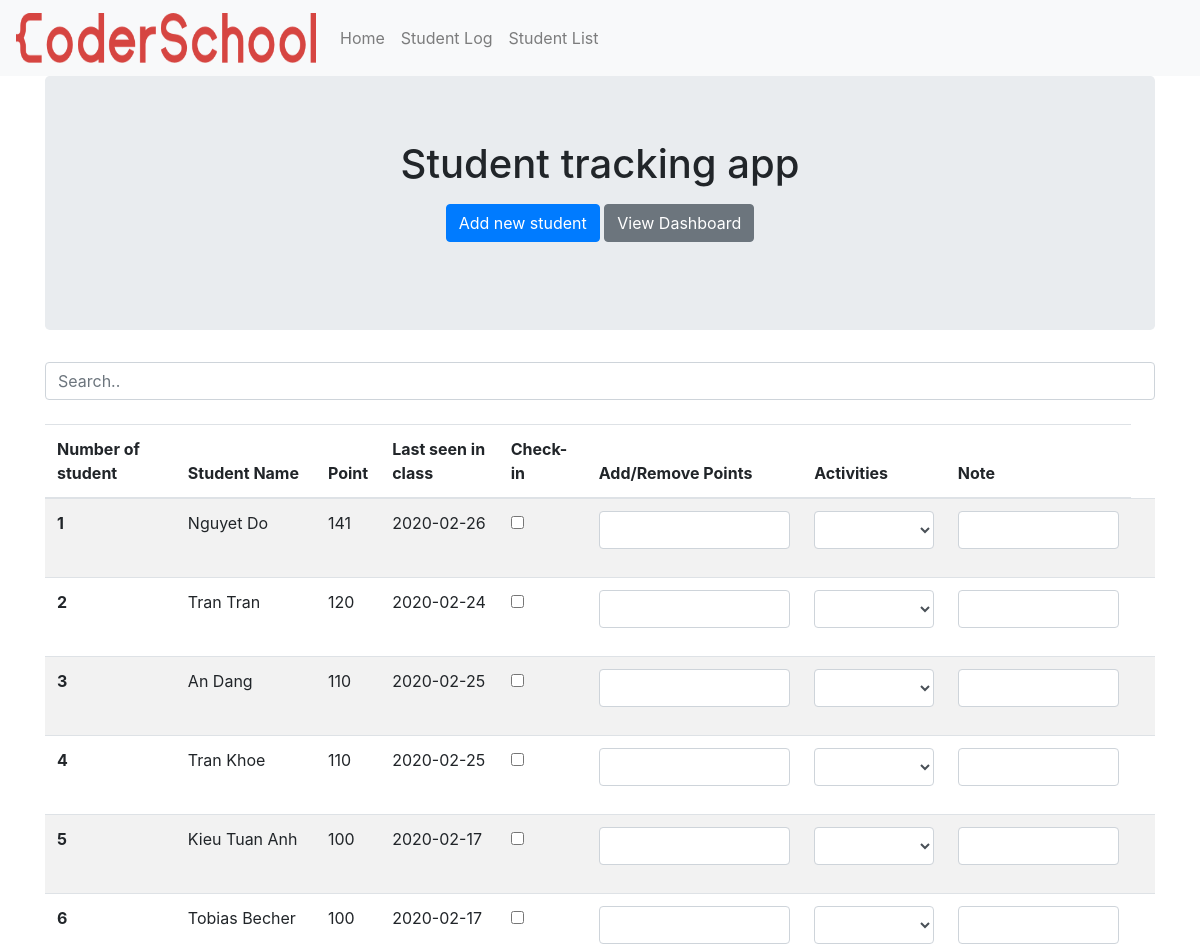
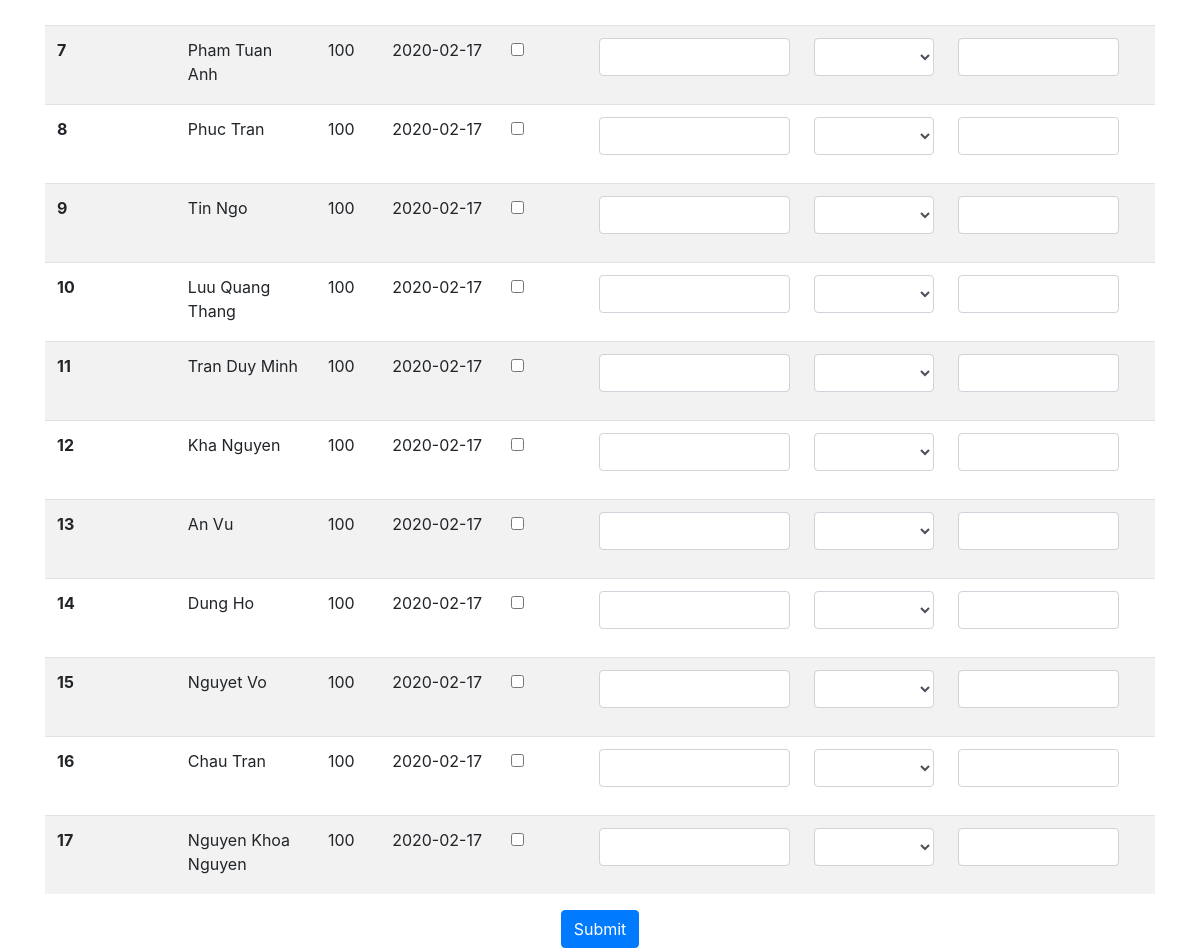
The page / on the database its author committed (2 pictures, top to bottom).
### cs_student/models.py (models this page shows, shortened)
class Student(db.Model):
    __tablename__ = 'student'
    id = db.Column(db.Integer, primary_key=True)
    name = db.Column(db.Text, nullable=False)
    course_id = db.Column(db.Integer, ForeignKey('course.id'))
    phone = db.Column(db.String)
    email = db.Column(db.Text)

### cs_student/routes.py (the view, shortened to what this page needs)
@app.route('/home', methods=['GET', 'POST'])
@app.route('/', methods=['GET', 'POST'])
def home():
    all_students = []
    query = '''
    SELECT s.id, s.name, p.total_point, d.latest_date FROM student as s
    JOIN (SELECT student_id, sum(point) as total_point FROM logs GROUP BY student_id) as p
    ON p.student_id = s.id
    JOIN (SELECT student_id, max(date) as latest_date FROM attendance GROUP BY student_id) as d
    On d.student_id = s.id
    ORDER BY total_point DESC;
    '''
    result = db.session.execute(text(query))
    for student in result:
        all_students.append(student)
    if request.method == 'GET':
        return render_template('home.html', all_students=all_students)

### cs_student/templates/home.html (shortened to what this page needs)
{% extends "base.html" %}
{%block content%}
<section class="jumbotron text-center">
  <div class="container">
    <h1 class="jumbotron-heading">Student tracking app</h1>
    <p>
      <a href="{{url_for('add')}}" class="btn btn-primary my-2">Add new student</a>
      <a href="https://datastudio.google.com/u/0/reporting/1dU0tSHD8eSlkdKj7bcY5G_k5pzMH7WWN?s=uPDdFKSt20w" class="btn btn-secondary my-2">View Dashboard</a>
    </p>
  </div>
</section>
<input class="form-control" id="myInput" type="text" placeholder="Search..">
<br>
<table class="table table-striped">
  <thead>
    <tr>
      <th scope="col">Number of student</th>
      <th scope="col">Student Name</th>
      <th scope="col">Point</th>
      <th scope="col">Last seen in class</th>
      <th scope="col">Check-in</th>
      <th scope="col">Add/Remove Points</th>
      <th scope="col">Activities</th>
      <th scope="col">Note</th>
    </tr>
  </thead>
  <tbody id="myTable">
    <form id="myForm" method="POST" action="">
      {% for student in all_students %}
      <tr class="student_row">
        <th scope="row">{{loop.index}}</th>
        <td>{{student[1]}}</td>
        <td>{{student[2]}}</td>
        <td>{{student[3]}}</td>
        <td>
          <input class="student_checkin" type="checkbox" name="mycheckbox {{student[0]}}">
        </td>
        <td>
          <div class="form-group">
            <input class="form-control form-control student_point" id="point{{student[0]}}"
              name="point{{student[0]}}" type="text" value="">
          </div>
        <td>
          <div class="form-group">
            <select class="form-control student_activity" id="activities{{student[0]}}"
              name="activities{{student[0]}}" value="">
              <option></option>
              <option>Quiz</option>
            </select>
        </td>
        <td>
          </div>
          <div class="form-group">
            <input class="form-control form-control student_note" id="note{{student[0]}}"
              name="note{{student[0]}}" type="text" value="">
          </div>
        </td>
        <td>
        </td>
    </tr>
    {% endfor %}
<div class="container" style="text-align: center;">
  <button type="button" class="btn btn-primary" id="submit" name="submit">Submit</button>
</div>
{% endblock content %}

### rows shown on the page
Student: name "Nguyet Do", student "141", student "2020-02-26"
Student: name "Tran Tran", student "120", student "2020-02-24"
Student: name "An Dang", student "110", student "2020-02-25"
Student: name "Tran Khoe", student "110", student "2020-02-25"
Student: name "Kieu Tuan Anh", student "100", student "2020-02-17"
Student: name "Tobias Becher", student "100", student "2020-02-17"
Student: name "Pham Tuan Anh", student "100", student "2020-02-17"
Student: name "Phuc Tran", student "100", student "2020-02-17"
Student: name "Tin Ngo", student "100", student "2020-02-17"
Student: name "Luu Quang Thang", student "100", student "2020-02-17"
Student: name "Tran Duy Minh", student "100", student "2020-02-17"
Student: name "Kha Nguyen", student "100", student "2020-02-17"
Student: name "An Vu", student "100", student "2020-02-17"
Student: name "Dung Ho", student "100", student "2020-02-17"
Student: name "Nguyet Vo", student "100", student "2020-02-17"
Student: name "Chau Tran", student "100", student "2020-02-17"
Student: name "Nguyen Khoa Nguyen", student "100", student "2020-02-17"
